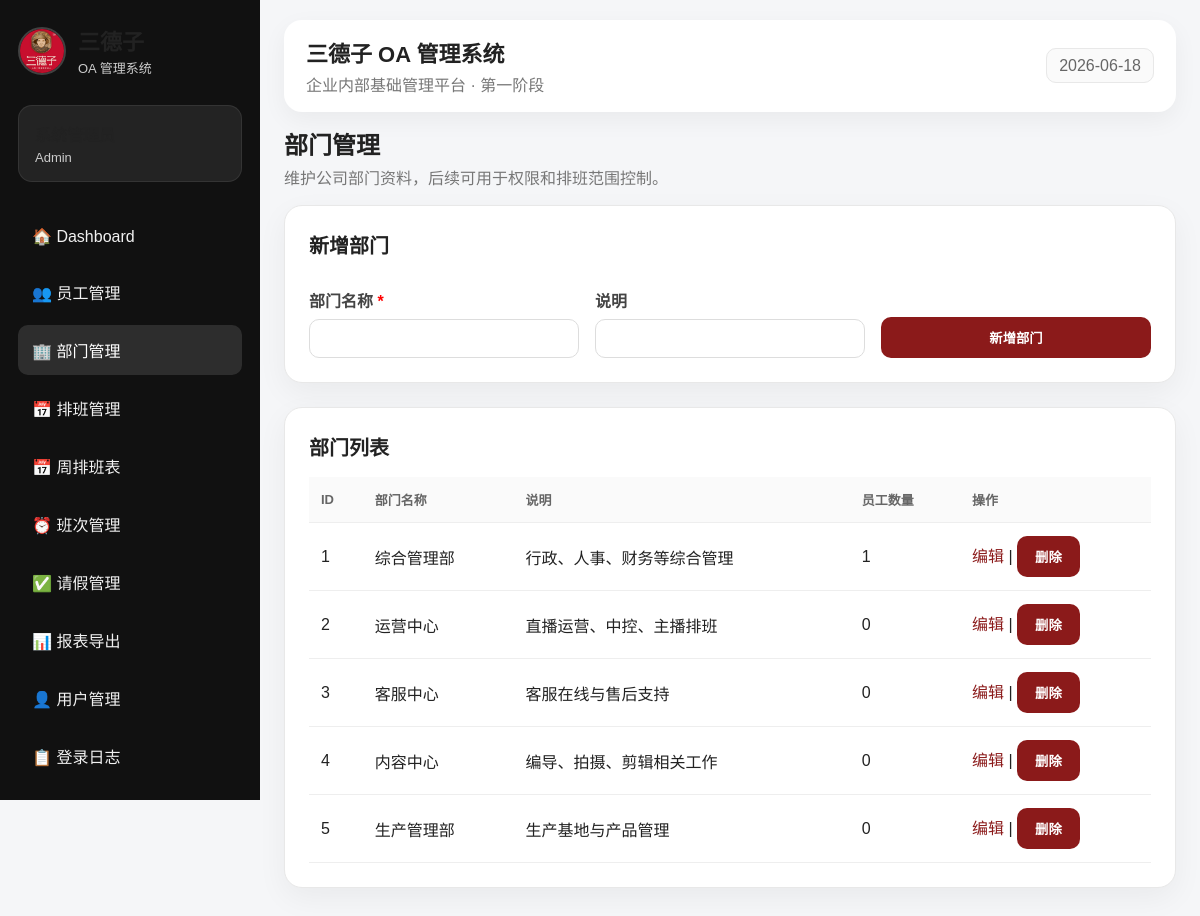
Screenshot of /departments.php (signed in) with the database file from the repository.
### tables this page shows
CREATE TABLE departments (
    id          INT AUTO_INCREMENT PRIMARY KEY,
    name        VARCHAR(100) NOT NULL,
    description VARCHAR(255),
    created_at  TIMESTAMP DEFAULT CURRENT_TIMESTAMP
);

### auth.php (called while the page is built, shortened)
<?php
function safe($value) {
    return htmlspecialchars((string)$value, ENT_QUOTES, 'UTF-8');
}
?>

### departments.php (the view, shortened to what this page needs)
<?php
require_once __DIR__ . '/header.php';
$edit = null;
$departments = $pdo->query("
    SELECT d.*, COUNT(e.id) AS employee_count
    FROM departments d
    LEFT JOIN employees e ON e.department_id = d.id
    GROUP BY d.id
    ORDER BY d.id ASC
")->fetchAll();
?>
<div class="page-title">
    <h2>部门管理</h2>
    <p>维护公司部门资料，后续可用于权限和排班范围控制。</p>
</div>
<section class="panel">
    <h2><?= $edit ? '编辑部门' : '新增部门' ?></h2>
    <form method="POST" class="form-grid">
        <label>部门名称 <span style="color:red">*</span>
            <input name="name" required value="<?= safe($edit['name'] ?? '') ?>">
        </label>
        <label>说明
            <input name="description" value="<?= safe($edit['description'] ?? '') ?>">
        </label>
        <button type="submit"><?= $edit ? '保存修改' : '新增部门' ?></button>
    </form>
</section>
<section class="panel">
    <h2>部门列表</h2>
    <div style="overflow-x:auto;">
    <table>
        <tr><th>ID</th><th>部门名称</th><th>说明</th><th>员工数量</th><th>操作</th></tr>
        <?php foreach ($departments as $d): ?>
        <tr>
            <td><?= safe($d['id']) ?></td>
            <td><?= safe($d['name']) ?></td>
            <td><?= safe($d['description']) ?></td>
            <td><?= safe($d['employee_count']) ?></td>
            <td>
                <a href="?edit=<?= safe($d['id']) ?>">编辑</a>
                |
                <form method="POST" style="display:inline;"
                      onsubmit="return confirm('确定要删除「<?= safe($d['name']) ?>」吗？')">
                    <button type="submit" class="btn-link">删除</button>
                </form>
            </td>
        </tr>
        <?php endforeach; ?>
    </table>
    </div>
</section>
<?php require_once __DIR__ . '/footer.php'; ?>

### assets/style.css (style rules this page uses)
* { box-sizing: border-box; }
:root { --primary: #8b1a1a; --primary-dark: #641010; --bg: #f5f6f8; --card: #ffffff; --text: #222; --muted: #777; --border: #e8e8e8; --green: #2e7d32; }
body { margin: 0; font-family: Arial, "Microsoft YaHei", sans-serif; background: var(--bg); color: var(--text); }
a { color: var(--primary); text-decoration: none; }
.page-title { margin-bottom: 14px; }
.page-title h2 { margin: 0; font-size: 24px; }
.page-title p { color: var(--muted); margin-top: 4px; }
.panel { background: white; border-radius: 18px; padding: 24px; box-shadow: 0 10px 30px rgba(0,0,0,0.05); border: 1px solid var(--border); margin-bottom: 24px; }
.panel h2 { margin-top: 0; font-size: 20px; }
table { width: 100%; border-collapse: collapse; overflow: hidden; }
th { text-align: left; background: #fafafa; color: #666; font-size: 13px; }
th, td { padding: 13px 12px; border-bottom: 1px solid #eee; }
.form-grid { display: grid; grid-template-columns: repeat(3, minmax(180px, 1fr)); gap: 16px; align-items: end; }
label { display: block; color: #444; font-weight: bold; margin-top: 12px; }
input, select, textarea { width: 100%; border: 1px solid #ddd; border-radius: 10px; padding: 11px 12px; margin-top: 7px; font-family: inherit; }
button, .btn-light { display: inline-block; border: none; background: var(--primary); color: white; padding: 11px 18px; border-radius: 10px; cursor: pointer; font-weight: bold; }

### rows the page displays
departments: id "1", name "综合管理部", description "行政、人事、财务等综合管理", employee_count "1"
departments: id "2", name "运营中心", description "直播运营、中控、主播排班", employee_count "0"
departments: id "3", name "客服中心", description "客服在线与售后支持", employee_count "0"
departments: id "4", name "内容中心", description "编导、拍摄、剪辑相关工作", employee_count "0"
departments: id "5", name "生产管理部", description "生产基地与产品管理", employee_count "0"

### other values shown
safe($user['role']) "Admin"
safe(APP_NAME) "三德子 OA 管理系统"
safe(APP_SUBTITLE) "企业内部基础管理平台 · 第一阶段"
